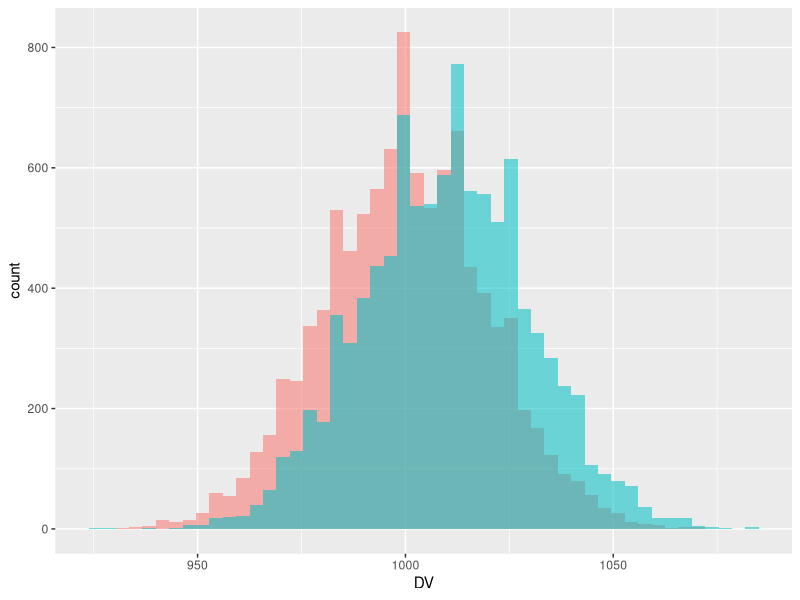
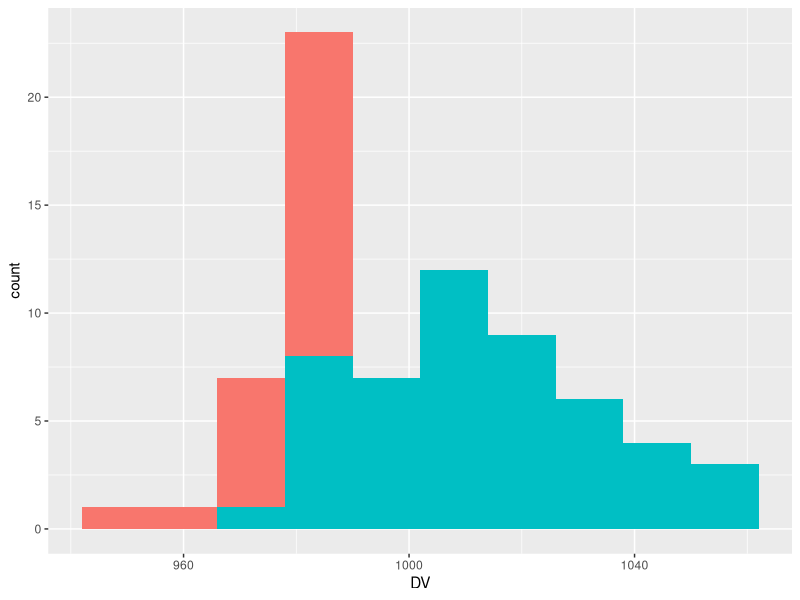
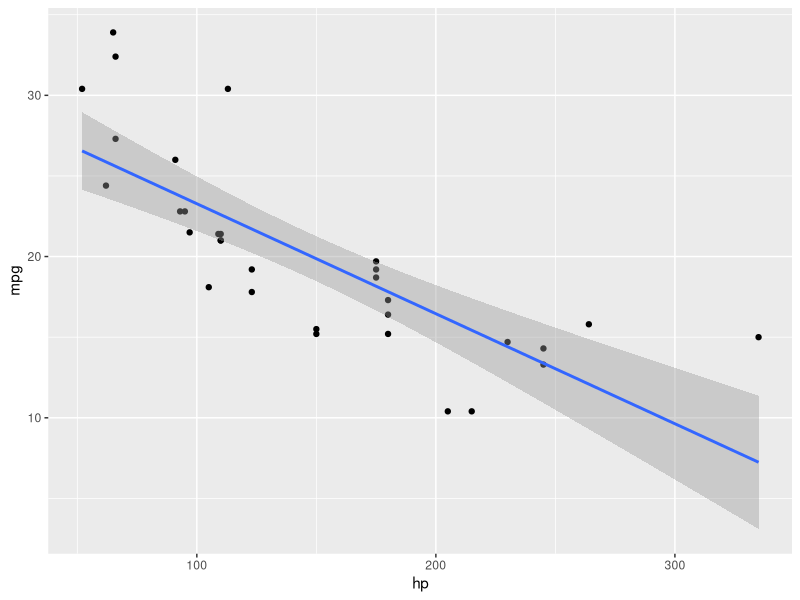
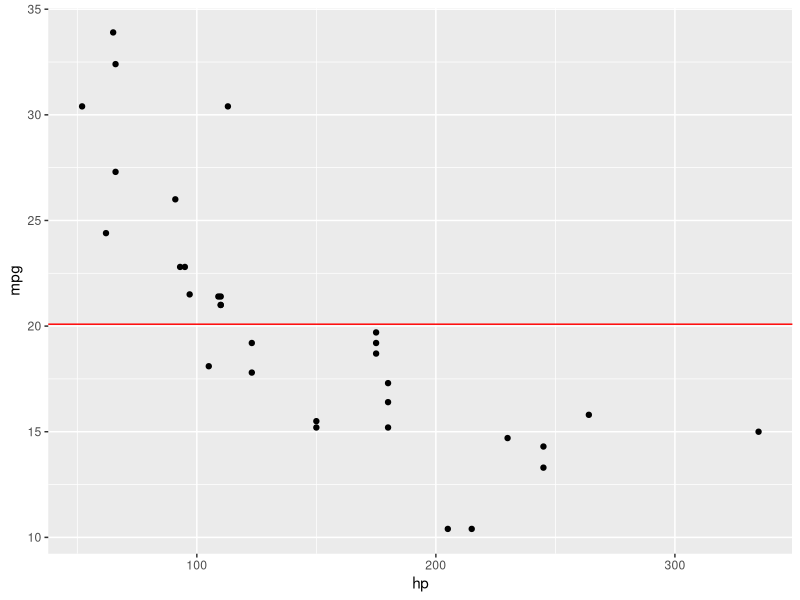
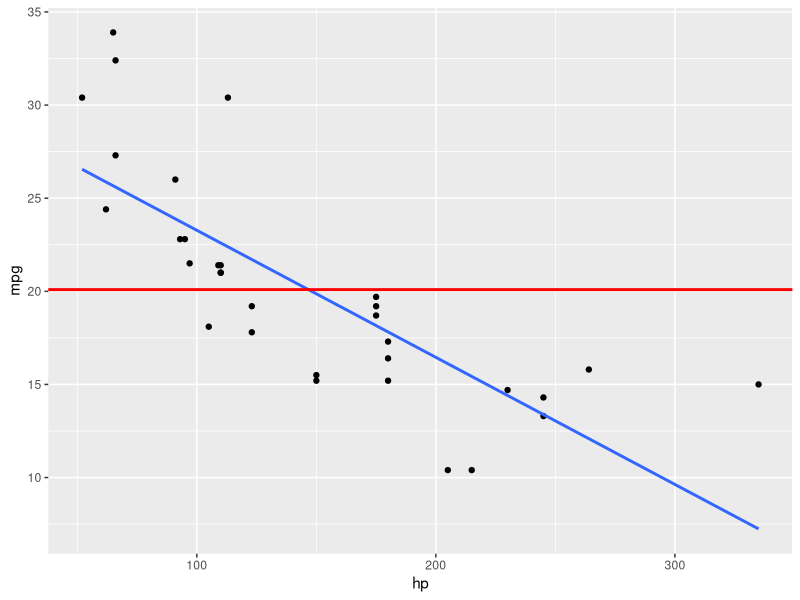
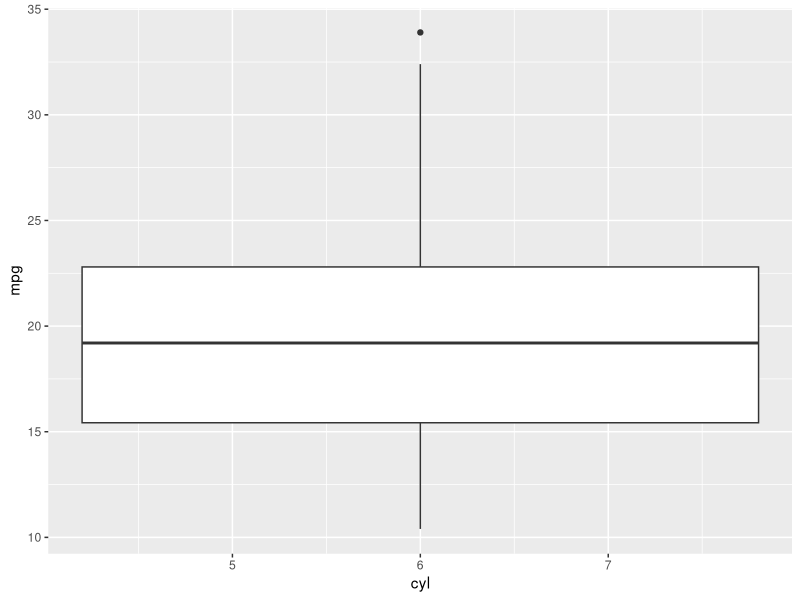

These figures' R source, in order:
library(tidyverse)
library(broom)
library(afex)
library(emmeans)

set.seed(1234)
DV <- c(round(rnorm(10000, 1000, 20)), round(rnorm(10000, 1010, 20)))
condition <- c(rep("Condition_A", 10000), rep("Condition_B", 10000))

my_data <- tibble(condition, DV)

my_data %>%
  ggplot(aes(x = DV, fill = condition, alpha = .5)) +
  geom_histogram(data = filter(my_data, condition == "Condition_A"), bins = 50) +
  geom_histogram(data = filter(my_data, condition == "Condition_B"), bins = 50) +
  guides(fill = FALSE, alpha = FALSE)
  
set.seed(1234)
DV <- c(round(rnorm(50, 1000, 20)), round(rnorm(50, 1010, 20)))
condition <- c(rep("Condition_A", 50), rep("Condition_B", 50))

my_data <- tibble(condition, DV)

my_data %>%
  ggplot(aes(x = DV, fill = condition)) +
  geom_histogram(data = filter(my_data, condition == "Condition_A"), bins = 10) +
  geom_histogram(data = filter(my_data, condition == "Condition_B"), bins = 10) +
  guides(fill = FALSE, alpha = FALSE)

my_data %>%
  group_by(condition) %>%
  summarise(mean_dv = mean(DV), sd_dv = sd(DV))

t.test(my_data[condition == "Condition_A",]$DV, my_data[condition == "Condition_B",]$DV)

all_data <- NULL

set.seed(1234)
for (i in 1:1000) {
  DV <- c(round(rnorm(50, 1000, 20)), round(rnorm(50, 1010, 20)))
  condition <- c(rep("Condition_A", 50), rep("Condition_B", 50))
  my_data <- tibble(condition, DV, i)
  all_data <- rbind(all_data, my_data)
}

all_results <- NULL
for (n in 1:1000) {
  my_data_filt <- all_data %>% filter(i == n)
  result <- tidy(t.test(my_data_filt[condition == "Condition_A",]$DV, 
                        my_data_filt[condition == "Condition_B",]$DV))
  all_results <- rbind(result, all_results)
  
}

count(all_results %>% filter(p.value < .05))

# use the built in mtcars data set
model <- lm(mpg ~ hp, data = mtcars)
summary(model)

mtcars %>% 
  ggplot(aes(x = hp, y = mpg)) + 
  geom_point() +
  geom_smooth(method = "lm")

model_null <- lm(mpg ~ 1, data = mtcars)

mean_intercept <- mean(mtcars$mpg)

mtcars %>% 
  ggplot(aes(x = hp, y = mpg)) + 
  geom_point() +
  geom_hline(yintercept = mean_intercept, colour = "red")

mtcars %>% 
  ggplot(aes(x = hp, y = mpg)) + 
  geom_point() +
  geom_smooth(method = "lm", se = FALSE) +
  geom_hline(yintercept = mean_intercept, colour = "red", size = 1)

anova(model, model_null)

mtcars %>%
  group_by(cyl) %>%
  summarise(mean = mean(mpg), sd = sd(mpg))

mtcars %>%
  group_by(cyl) %>%
  ggplot(aes(x = cyl, y = mpg, fill = cyl)) +
  geom_boxplot() +
  guides(fill = FALSE)

mtcars$cyl <- as.factor(mtcars$cyl) 
mtcars <- mtcars %>% mutate(id = row_number())

model_ANOVA <- aov_4(mpg ~ cyl + (1 | id), data = mtcars)
nice(model_ANOVA)
summary(model_ANOVA)

emmeans(model_ANOVA, pairwise ~ cyl)
